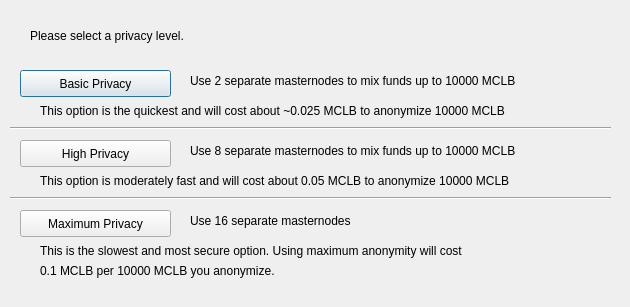
<?xml version="1.0" encoding="UTF-8"?>
<ui version="4.0">
 <class>ObfuscationConfig</class>
 <widget class="QDialog" name="ObfuscationConfig">
  <property name="geometry">
   <rect>
    <x>0</x>
    <y>0</y>
    <width>630</width>
    <height>307</height>
   </rect>
  </property>
  <property name="windowTitle">
   <string>Configure Obfuscation</string>
  </property>
  <widget class="QPushButton" name="buttonBasic">
   <property name="geometry">
    <rect>
     <x>20</x>
     <y>70</y>
     <width>151</width>
     <height>27</height>
    </rect>
   </property>
   <property name="text">
    <string>Basic Privacy</string>
   </property>
  </widget>
  <widget class="QPushButton" name="buttonHigh">
   <property name="geometry">
    <rect>
     <x>20</x>
     <y>140</y>
     <width>151</width>
     <height>27</height>
    </rect>
   </property>
   <property name="text">
    <string>High Privacy</string>
   </property>
  </widget>
  <widget class="QPushButton" name="buttonMax">
   <property name="geometry">
    <rect>
     <x>20</x>
     <y>210</y>
     <width>151</width>
     <height>27</height>
    </rect>
   </property>
   <property name="text">
    <string>Maximum Privacy</string>
   </property>
  </widget>
  <widget class="QLabel" name="label">
   <property name="geometry">
    <rect>
     <x>30</x>
     <y>20</y>
     <width>571</width>
     <height>31</height>
    </rect>
   </property>
   <property name="text">
    <string>Please select a privacy level.</string>
   </property>
  </widget>
  <widget class="QLabel" name="label_2">
   <property name="geometry">
    <rect>
     <x>190</x>
     <y>70</y>
     <width>421</width>
     <height>21</height>
    </rect>
   </property>
   <property name="text">
    <string>Use 2 separate masternodes to mix funds up to 10000 MCLB</string>
   </property>
  </widget>
  <widget class="QLabel" name="label_3">
   <property name="geometry">
    <rect>
     <x>190</x>
     <y>140</y>
     <width>411</width>
     <height>21</height>
    </rect>
   </property>
   <property name="text">
    <string>Use 8 separate masternodes to mix funds up to 10000 MCLB</string>
   </property>
  </widget>
  <widget class="QLabel" name="label_4">
   <property name="geometry">
    <rect>
     <x>190</x>
     <y>210</y>
     <width>421</width>
     <height>21</height>
    </rect>
   </property>
   <property name="text">
    <string>Use 16 separate masternodes</string>
   </property>
  </widget>
  <widget class="QLabel" name="label_6">
   <property name="geometry">
    <rect>
     <x>40</x>
     <y>100</y>
     <width>561</width>
     <height>21</height>
    </rect>
   </property>
   <property name="text">
    <string>This option is the quickest and will cost about ~0.025 MCLB to anonymize 10000 MCLB</string>
   </property>
  </widget>
  <widget class="QLabel" name="label_7">
   <property name="geometry">
    <rect>
     <x>40</x>
     <y>170</y>
     <width>561</width>
     <height>21</height>
    </rect>
   </property>
   <property name="text">
    <string>This option is moderately fast and will cost about 0.05 MCLB to anonymize 10000 MCLB</string>
   </property>
  </widget>
  <widget class="QLabel" name="label_8">
   <property name="geometry">
    <rect>
     <x>40</x>
     <y>240</y>
     <width>561</width>
     <height>21</height>
    </rect>
   </property>
   <property name="text">
    <string>This is the slowest and most secure option. Using maximum anonymity will cost</string>
   </property>
  </widget>
  <widget class="QLabel" name="label_9">
   <property name="geometry">
    <rect>
     <x>40</x>
     <y>260</y>
     <width>561</width>
     <height>21</height>
    </rect>
   </property>
   <property name="text">
    <string>0.1 MCLB per 10000 MCLB you anonymize.</string>
   </property>
  </widget>
  <widget class="Line" name="line">
   <property name="geometry">
    <rect>
     <x>10</x>
     <y>120</y>
     <width>601</width>
     <height>16</height>
    </rect>
   </property>
   <property name="orientation">
    <enum>Qt::Horizontal</enum>
   </property>
  </widget>
  <widget class="Line" name="line_2">
   <property name="geometry">
    <rect>
     <x>10</x>
     <y>190</y>
     <width>601</width>
     <height>16</height>
    </rect>
   </property>
   <property name="orientation">
    <enum>Qt::Horizontal</enum>
   </property>
  </widget>
 </widget>
 <resources/>
 <connections/>
</ui>
